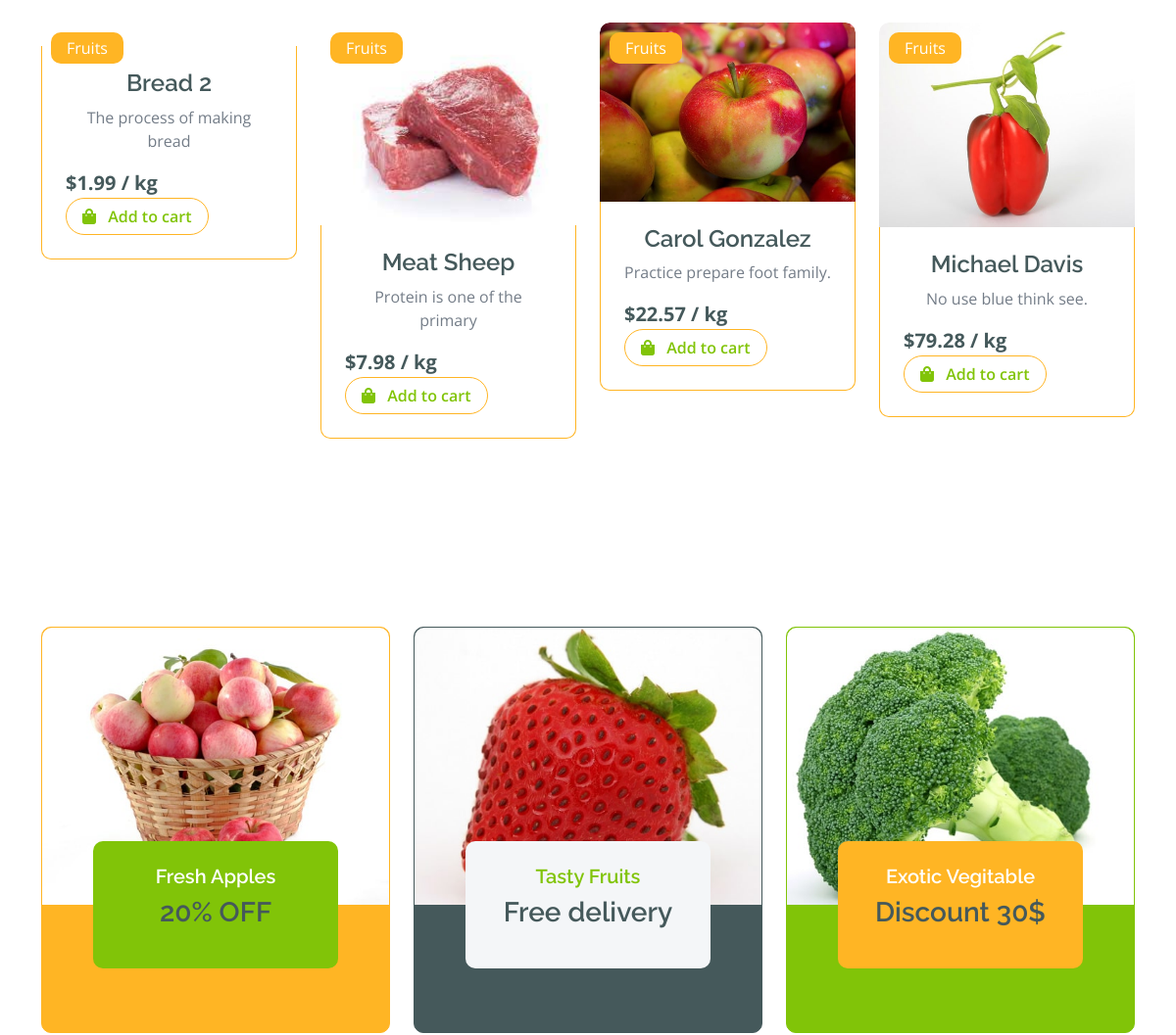
The app's page /fruit/ (middle part), older data.
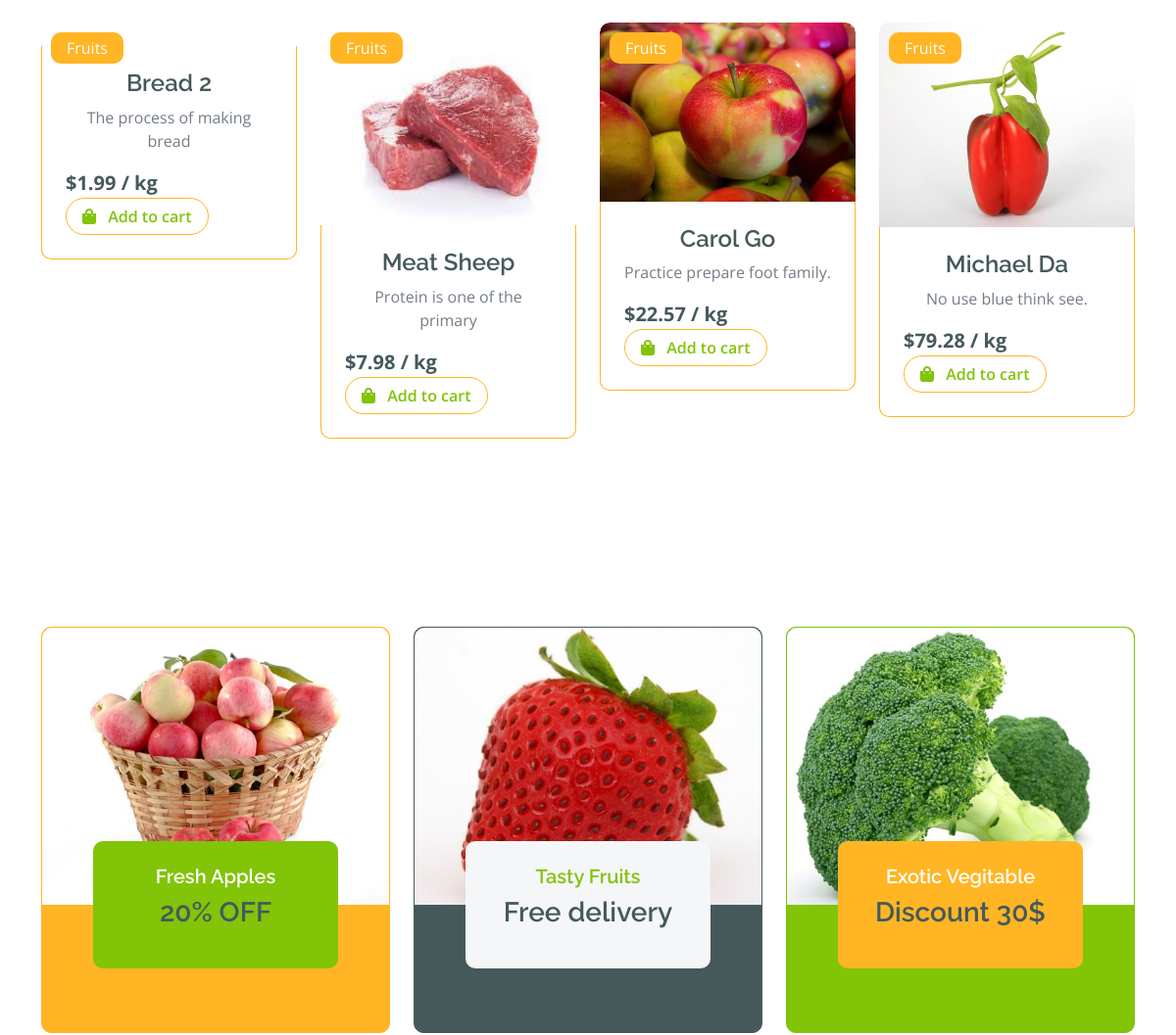
The same page, newer data.
### fruit/models.py (models this page shows, shortened)
class Fruit(models.Model):
    name = models.CharField(max_length=10)
    subtitle = models.TextField(max_length=30)
    price = models.FloatField()
    image = models.ImageField(upload_to='fruit')
    type = models.CharField(max_length=20,choices=FRUIT_TYPES)
    description = models.TextField(max_length=300, default='very good production')
    user = models.ForeignKey(User,related_name='user_fruit',on_delete=models.SET_NULL,null=True,blank=True)

### fruit/views.py (the view)
# urls.py: path('',FruitList.as_view(),name='fruit_list'),
class FruitList(generic.ListView):
    model = Fruit
    paginate_by = 8

### fruit/templates/fruit/fruit_list.html (shortened to what this page needs)
{% extends "base.html" %}
{% load static %}
{% block body %}
<div class="container-fluid fruite py-5">
    <div class="container py-5">
        <div class="tab-class text-center">
            <div class="tab-content">
                <div id="tab-1" class="tab-pane fade show p-0 active">
                    <div class="row g-4">
                        <div class="col-lg-12">
                            <div class="row g-4">
                                {% for fruit in fruit_list %}
                                <div class="col-md-6 col-lg-4 col-xl-3">
                                    <div class="rounded position-relative fruite-item">
                                        <div class="fruite-img">
                                            <img src="{{fruit.image.url}}" class="img-fluid w-100 rounded-top" alt="">
                                        </div>
                                        <div class="text-white bg-secondary px-3 py-1 rounded position-absolute"
                                            style="top: 10px; left: 10px;">Fruits</div>
                                        <div class="p-4 border border-secondary border-top-0 rounded-bottom">
                                            <h4>{{fruit.name}}</h4>
                                            <p>{{fruit.subtitle}}</p>
                                            <div class="d-flex justify-content-between flex-lg-wrap">
                                                <p class="text-dark fs-5 fw-bold mb-0">${{fruit.price}} / kg</p>
                                                <a href="#"
                                                    class="btn border border-secondary rounded-pill px-3 text-primary"><i
                                                        class="fa fa-shopping-bag me-2 text-primary"></i> Add to
                                                    cart</a>
                                            </div>
                                        </div>
                                    </div>
                                </div>
                                {% endfor %}
                            </div>
                        </div>
                    </div>
                </div>
            </div>
        </div>
    </div>
</div>
<div class="container-fluid service py-5">
    <div class="container py-5">
        <div class="row g-4 justify-content-center">
            <div class="col-md-6 col-lg-4">
                <a href="#">
                    <div class="service-item bg-secondary rounded border border-secondary">
                        <img src="{% static 'img/featur-1.jpg' %}" class="img-fluid rounded-top w-100" alt="">
                        <div class="px-4 rounded-bottom">
                            <div class="service-content bg-primary text-center p-4 rounded">
                                <h5 class="text-white">Fresh Apples</h5>
                                <h3 class="mb-0">20% OFF</h3>
                            </div>
                        </div>
                    </div>
                </a>
            </div>
            <div class="col-md-6 col-lg-4">
                <a href="#">
                    <div class="service-item bg-dark rounded border border-dark">
                        <img src="{% static 'img/featur-2.jpg' %}" class="img-fluid rounded-top w-100" alt="">
                        <div class="px-4 rounded-bottom">
                            <div class="service-content bg-light text-center p-4 rounded">
                                <h5 class="text-primary">Tasty Fruits</h5>
                                <h3 class="mb-0">Free delivery</h3>
                            </div>
                        </div>
                    </div>
                </a>
            </div>
            <div class="col-md-6 col-lg-4">
                <a href="#">
                    <div class="service-item bg-primary rounded border border-primary">
                        <img src="{% static 'img/featur-3.jpg' %}" class="img-fluid rounded-top w-100" alt="">
                        <div class="px-4 rounded-bottom">
                            <div class="service-content bg-secondary text-center p-4 rounded">
                                <h5 class="text-white">Exotic Vegitable</h5>
                                <h3 class="mb-0">Discount 30$</h3>
                            </div>
                        </div>
                    </div>
                </a>
            </div>
        </div>
    </div>
</div>
{% endblock body %}

### templates/base.html (shortened to what this page needs)
{% load static %}
<!DOCTYPE html>
<html lang="en">
    <head>
        <link rel="stylesheet" href="https://use.fontawesome.com/releases/v5.15.4/css/all.css"/>
        <link href="https://cdn.jsdelivr.net/npm/bootstrap-icons@1.4.1/font/bootstrap-icons.css" rel="stylesheet">
        <link href="{% static 'lib/lightbox/css/lightbox.min.css' %}" rel="stylesheet">
        <link href="{% static 'lib/owlcarousel/assets/owl.carousel.min.css' %}" rel="stylesheet">
        <link href="{% static 'css/bootstrap.min.css' %}" rel="stylesheet">
        <link href="{% static 'css/style.css' %}" rel="stylesheet">
    </head>
    <body>
            {% block body %}
            {% endblock body %}
    </body>
</html>

### static/css/style.css (style rules this page uses)
.btn { font-weight: 600; transition: .5s; }
.btn.border-secondary { transition: 0.5s; }
.service .service-item .service-content { position: relative; width: 250px; height: 130px; top: -50%; left: 50%; transform: translate(-50%, -50%); }
.fruite .fruite-item { height: 100%; transition: 0.5s; }
.fruite .fruite-item .fruite-img { overflow: hidden; transition: 0.5s; border-radius: 10px 10px 0 0; }
.fruite .fruite-item .fruite-img img { transition: 0.5s; }

Row changes from the older to the newer data that the page shows:
changed Fruit "Practice prepare foot family.": name "Carol Gonzalez" → "Carol Go"
changed Fruit "No use blue think see.": name "Michael Davis" → "Michael Da"
